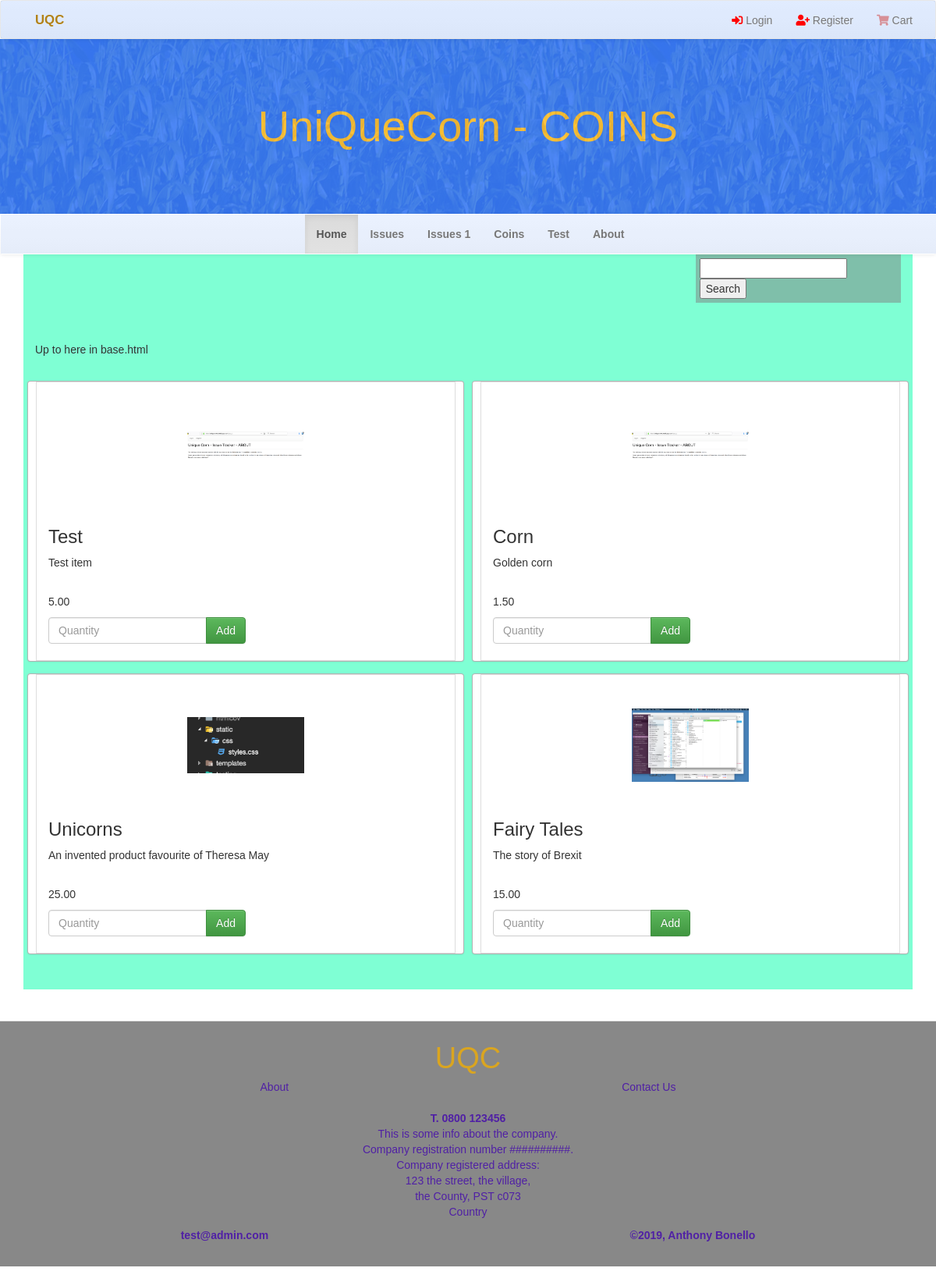
The app's page /products, older data.
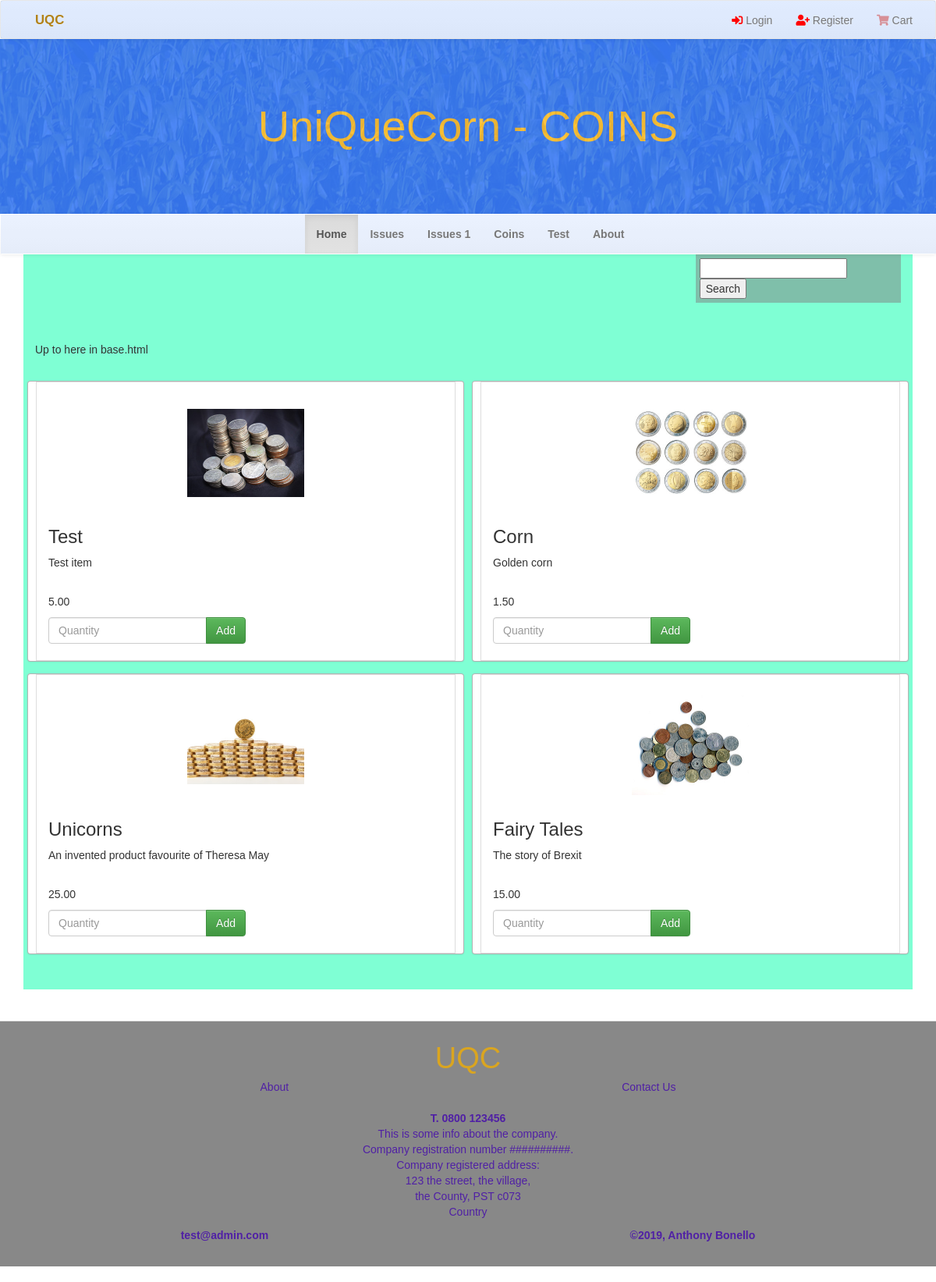
The same page, newer data.
### products/models.py (models this page shows, shortened)
class Product(models.Model):
    name = models.CharField(max_length=254, default='')
    description = models.TextField()
    price = models.DecimalField(max_digits=6, decimal_places=2)
    image = models.ImageField(upload_to='images')

### products/views.py (the view)
# urls.py: url(r'^products$', all_products, name="products"),
def all_products(request):
    products = Product.objects.all()
    return render(request, "products.html", {"products": products})

### cart/contexts.py (called while the page is built)
def cart_contents(request):
    cart = request.session.get('cart', {})
    cart_items = []
    total = 0
    product_count = 0
    for id, quantity in cart.items():
        product = get_object_or_404(Product, pk=id)
        total += quantity * product.price
        product_count += quantity
        cart_items.append({'id': id, 'quantity': quantity, 'product': product})
    return {'cart_items': cart_items, 'total': total, 'product_count': product_count}

### products/templates/products.html (shortened to what this page needs)
{% extends "base.html" %}
{% block showcase %}
    <div class="main-title">
        <div class="color-cover"></div>
        <div class="title">
            <h1>UniQueCorn - COINS</h1>
        </div>
    </div>
{% endblock showcase %}
{% block content %}
    <div class="row row-flex">
        {% for product in products %}
            <div class="col-xs-10 col-xs-offset-1 col-sm-6 col-sm-offset-0 col-md-4 display panel panel-default">
                <div class="panel-body">
                    <div class="product" style="background-image: url('{{ MEDIA_URL }}{{ product.image }}')"></div>
                    <h3>{{ product.name }}</h3>
                    <p class="product-description">{{ product.description }}</p>
                    <p>{{ product.price }}</p>
                    <form action="{% url 'add_to_cart' product.id %}" method="post">
                        <div class="input-group">
                            <input type="number" name="quantity" min="1" max="999" class="form-control" placeholder="Quantity">
                            <span class="input-group-btn">
                                <button class="btn btn-success" type="submit">Add</button>
                            </span>
                        </div>
                    </form>
                </div>
            </div>
        {% empty %}
        <p>Nothing to display.</p>
        {% endfor %}
    </div>
{% endblock %}

### templates/base.html (shortened to what this page needs)
{% load static from staticfiles %}
<!DOCTYPE html>
<html lang="en">
<head>
    <link rel="stylesheet" href="https://maxcdn.bootstrapcdn.com/bootstrap/3.3.7/css/bootstrap.min.css"
>
    <link rel="stylesheet" href="https://maxcdn.bootstrapcdn.com/bootstrap/3.3.7/css/bootstrap-theme.min.css"
>
    <link rel="stylesheet" href="https://use.fontawesome.com/releases/v5.2.0/css/all.css">
    <link rel="stylesheet" href="{% static 'css/styles.css' %}" type="text/css" >
</head>
<body>
    <nav class="navbar navbar-default top-nav-navbar">
        <div class="nav-background">
            <div class="container">
                <div class="navbar-header top-nav-header">
                    <a class="navbar-brand" href="#">UQC</a>
                </div>
                <div class="" id="no-collapse">
                    <ul class="nav navbar-nav navbar-right">
                        {% if user.is_authenticated %}
                        <li><a href="{% url 'logout' %}"><i class="fa fa-sign-out-alt"></i> Log Out</a></li>
                        <li><a href="{% url 'profile' %}"><i class="fa fa-user"></i> Profile</a></li>
                        {% else %}
                        <li><a href="{% url 'login' %}"><i class="fa fa-sign-in-alt"></i> Login</a></li>
                        <li><a href="{% url 'registration' %}"><i class="fa fa-user-plus"></i> Register</a></li>
                        {% endif %}
                        <li id="cart-link">
                            <a href="{% url 'view_cart' %}">
                                <i {% if product_count < 1 %} class="fa fa-shopping-cart empty-cart" {% else%} class="fa fa-shopping-cart"
                                    {% endif %}>
                                </i>
                                Cart
                            </a>
                        </li>
                    </ul>
                </div>
            </div>
        </div>
    </nav>
    <div class="showcase-outer">
            {% block showcase %}
            {% endblock showcase %}
    </div>
    <nav class="navbar navbar-default navbar-main" id="navbar-main">
        <div class="container-fluid">
            <div class="collapse navbar-collapse navbar-main-collapse" id="collapse-1">
                <ul class="nav navbar-nav navbar-main-ul">
                    <li class="active"><a href="{% url 'index' %}">Home <span class="sr-only">(current)</span></a></li>
                    <li><a href="{% url 'issues' %}">Issues</a></li>
                    <li><a href="{% url 'issues1' %}">Issues 1</a></li>
                    <li><a href="{% url 'products' %}">Coins</a></li>
                    <li><a href="{% url 'test' %}">Test</a></li>
                    <li><a href="{% url 'about' %}">About</a></li>
                </ul>
            </div>
        </div>
    </nav>
    <div class="container">
        <div class="main-content col-xs-12">
                <div class="display search">
                    <form action="{% url 'search' %}" method="get">
                        <input type="text" name="q">
                        <button type="submit">Search</button>
                    </form>
                </div>
                <div>Up to here in base.html</div>
                {% block content %} {% endblock %}
        </div>
    </div>
        <footer>
            <div class="logo">UQC</div>
            <nav>
                <ul>
                    <li>About</li>
                    <li>Contact Us</li>
                </ul>
            </nav>
            <div class="info">
                <p>
                    <strong id="tel">
                        T. 0800 123456
                    </strong><br>
                    This is some info about the company. <br>Company registration number ##########. <br>Company registered
                    address: <br>123 the street, the village, <br>the County, PST c073
                    <br> Country
                </p>
            </div>
            <div class="lowest">
                <div><strong>test@admin.com</strong>
                </div>
                <div><strong>&copy;2019, Anthony Bonello</strong>
                </div>
            </div>
        </footer>
</body>
</html>

### static/css/styles.css (style rules this page uses)
body { font-family: Arial; }
.fa { color: red; }
.empty-cart { color: rgba(200, 50, 50, 0.5) }
form { width: 50%; }
.display { float: right; margin-bottom: 50px; }
.search { background-color: rgba(128, 128, 128, 0.5); padding: 5px; position: sticky; top: 55px; z-index: 999; }
.product { background-size: contain; background-position: center center; background-repeat: no-repeat; width: 150px; height: 150px; margin: 0 auto; }
.row.row-flex { display: flex; flex-wrap: wrap; margin-top: 30px; justify-content: flex-start; }
.row.row-flex .panel { flex: 1 1 auto; height: 360px; margin-bottom: 15px; min-width: 100px; }
.panel-default { border-color: transparent; padding: 0 10px; }
.panel-body { height: 100%; border: 1px solid #ddd; }
.product-description { min-height: 40px; }
footer { margin-top: 40px; padding: 20px 0; border-top: 1px solid #e3e3e3; color: #5020a5; }

Row changes from the older to the newer data that the page shows:
changed Product "Test": image: a different picture
changed Product "Corn": image: a different picture
changed Product "Unicorns": image: a different picture
changed Product "Fairy Tales": image: a different picture
